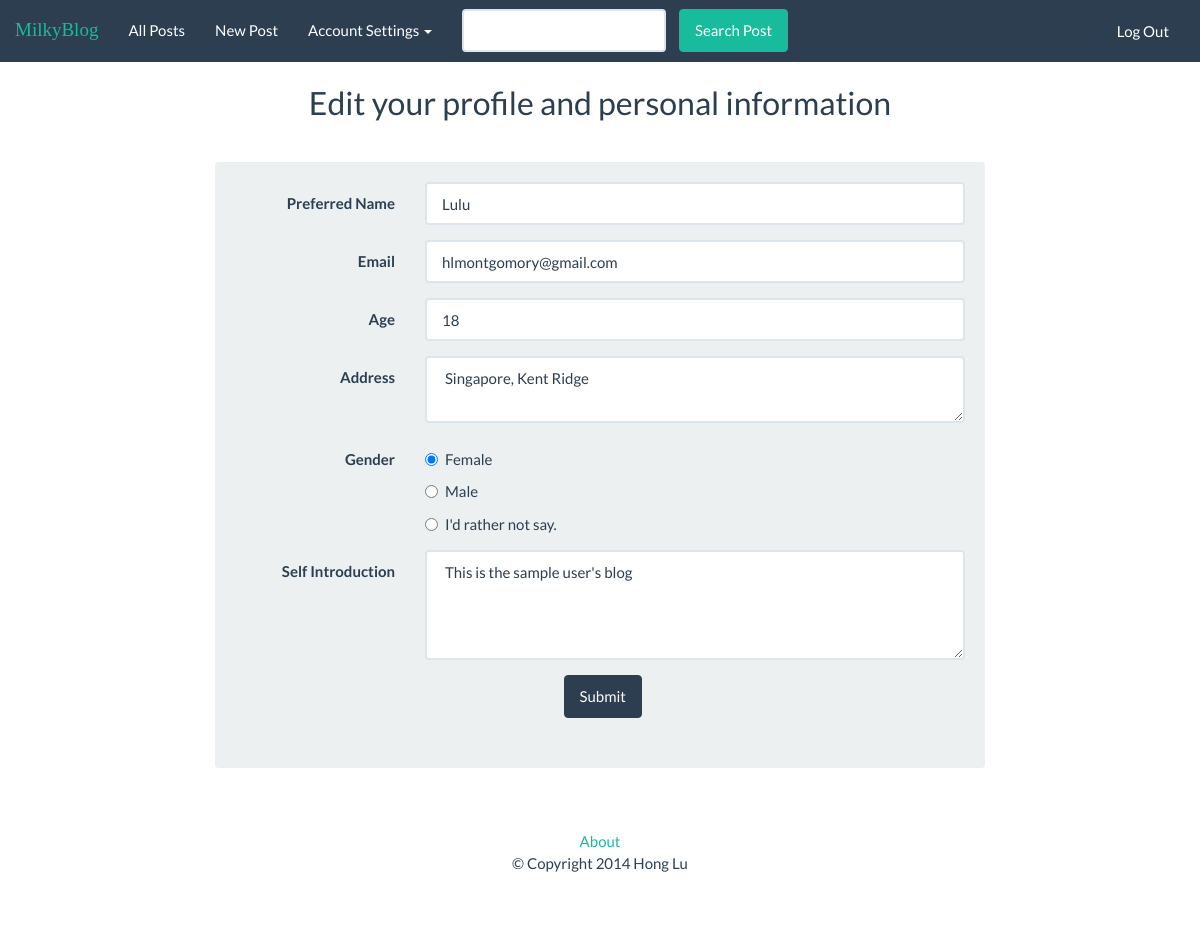
Page /view/preference_setting.php (signed in) on the committed database.
### tables this page shows
CREATE TABLE IF NOT EXISTS `users` (
`uid` bigint(20) unsigned NOT NULL,
  `gender` varchar(40) NOT NULL,
  `user_name` varchar(40) NOT NULL,
  `password` text NOT NULL,
  `email` varchar(40) NOT NULL,
  `pf_name` varchar(40) NOT NULL,
  `age` int(11) NOT NULL,
  `address` text NOT NULL,
  `intro` text NOT NULL,
  `img` text NOT NULL
);

### src/model/users.php (called while the page is built, shortened)
<?php
    function getUserInfo($uid){
        $db = opendb();
        $sql = "SELECT * FROM users WHERE uid = '$uid' ";
        $result= $db->query($sql);
        if(!$result = $db->query($sql)){
            die('There was an error running the query [' . $db->error . ']');
        }
        $row = $result->fetch_assoc();
        return $row;
    }
?>

### src/view/preference_setting.php (the view, shortened to what this page needs)
<html>
    <head>
        <?php require_once('common/header.php') ?>
    </head>
    <body>
        <?php
        require_once("common/new_nav.php");
        $userInfo = getUserInfo($_SESSION['uid']);
        ?>
        <div class="container-fluid">
            <div class="bs-docs-section">
                <div class="col-lg-12">
                    <br><br>
                    <div class="page-header">
                        <h2 id="forms" style="text-align: center">Edit your profile and personal information </h2>
                    </div>
                </div>
                <div class="row">
                    <div class="col-lg-8 col-lg-offset-2" >
                        <div class="well bs-component">
                            <form class="form-horizontal" method="post" action="manage_input/manage_user_info.php">
                                <fieldset>
                                    <div class="form-group">
                                        <label for="inputPreferredName" class="col-lg-3 control-label">Preferred Name</label>
                                        <div class="col-lg-9">
                                          <input type="text" class="form-control" name="pf_name" value ="<?php echo $userInfo['pf_name']; ?>">
                                        </div>
                                    </div>
                                    <div class="form-group">
                                        <label for="inputEmail" class="col-lg-3 control-label">Email</label>
                                        <div class="col-lg-9">
                                            <input type="text" class="form-control" name="email" value ="<?php echo $userInfo['email']; ?>"></input>
                                        </div>
                                    </div>
                                    <div class="form-group">
                                        <label for="inputPreferredName" class="col-lg-3 control-label" type="number">Age</label>
                                        <div class="col-lg-9">
                                          <input type="text" class="form-control" name="age" value ="<?php echo $userInfo['age']; ?>">
                                        </div>
                                    </div>
                                    <div class="form-group">
                                        <label for="inputPreferredName" class="col-lg-3 control-label">Address</label>
                                        <div class="col-lg-9">
                                            <textarea rows="2" type="text" class="form-control" name="address"><?php echo $userInfo['address'];?> </textarea>
                                        </div>
                                    </div>
                                    <div class="form-group">
                                        <label class="col-lg-3 control-label">Gender</label>
                                        <div class="col-lg-9">
                                            <div class="radio">
                                                <label>
                                                  <input type="radio" name="gender" value="F"
                                                         <?php if ($userInfo['gender'] === 'F'){ echo 'checked="true"';}?>
                                                         > Female
                                                </label>
                                            </div>
                                            <div class="radio">
                                                <label> <input type="radio" name="gender" value="M"
                                                               <?php if ($userInfo['gender'] === 'M'){ echo 'checked="true"';}?>
                                                               > Male
                                                </label>
                                            </div>
                                            <div class="radio">
                                                <label>
                                                    <input type="radio" name="gender" value="I would rather not say"
                                                           <?php if ($userInfo['gender'] === 'I would rather not say'){ echo 'checked="true"';} ?>
                                                           >I'd rather not say.
                                                </label>
                                            </div>
                                        </div>
                                    </div>
                                    <div class="form-group">
                                        <label class="col-lg-3 control-label">Self Introduction</label>
                                        <div class="col-lg-9">
                                            <textarea rows="4" type="text" class="form-control" name="intro"><?php echo $userInfo['intro']; ?> </textarea>
                                        </div>
                                    </div>
                                    <div class="form-group">
                                        <div class="col-lg-12">
                                            <button type="submit" style="margin-left:45%;" class="btn btn-primary" href="all_posts.php?uid='.$_GET['id']">Submit</button>
                                        </div>
                                    </div>
                                </fieldset>
                            </form>
                        </div>
                    </div>
                </div>
            </div>
            <?php require_once('common/footer.php') ?>
        </div>
    </body>
</html>

### rows in the picture
users: pf_name "Lulu", email "hlmontgomory@gmail.com", age "18", address "Singapore, Kent Ridge", gender "☑ Female", gender "☐ Male", gender "☐ I'd rather not say.", intro "This is the sample user's blog"
